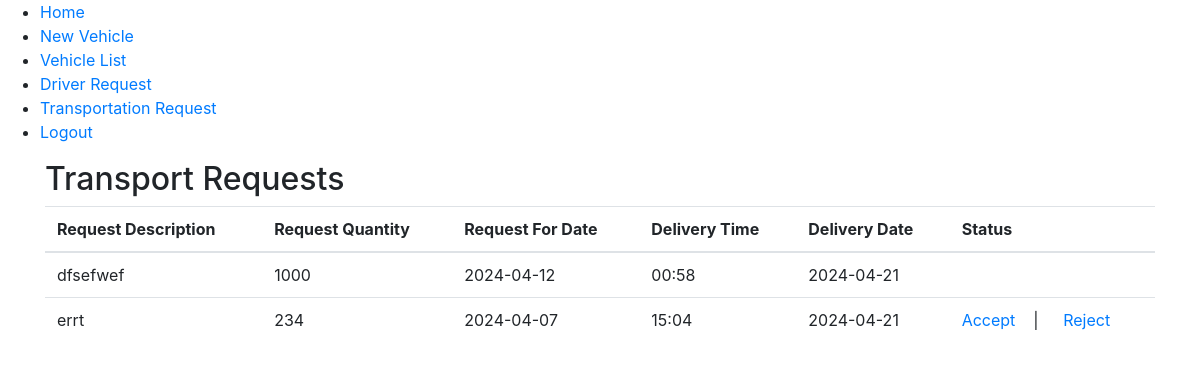
Page /Company/TransportationRequest/ (signed in) on the earlier database version.
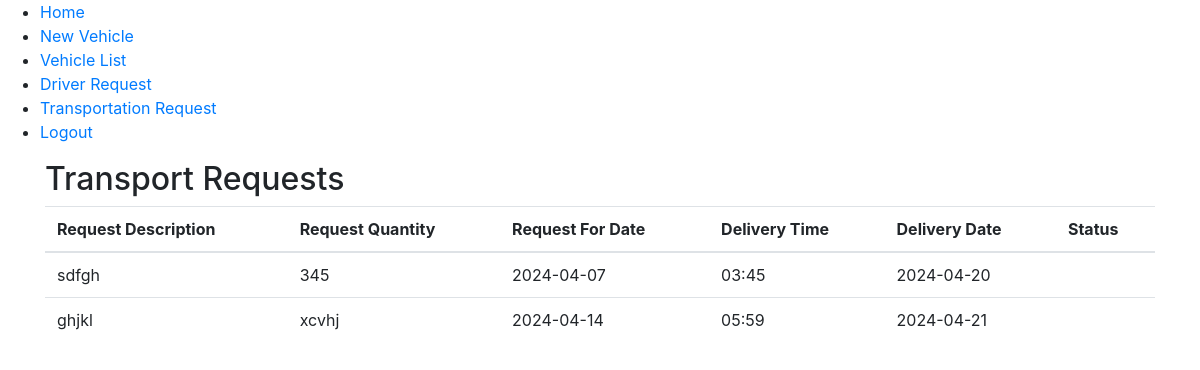
Same page on the later database version.
### User/models.py (models this page shows)
class tbl_transport_request(models.Model):
    transport_request_id = models.AutoField(primary_key=True)
    transport_request_description = models.CharField(max_length=50)
    transport_request_date = models.DateField(auto_now_add=True)
    transport_request_qty = models.CharField(max_length=50)
    transport_request_for_date = models.CharField(max_length=50)
    transport_request_status = models.PositiveIntegerField(default=0)
    user_id = models.ForeignKey(tbl_user,on_delete=models.CASCADE)
    from_location_id = models.ForeignKey(tbl_location,on_delete=models.CASCADE,related_name="from_location_id")
    to_location_id = models.ForeignKey(tbl_location,on_delete=models.CASCADE,related_name="to_location_id")
    transport_request_reply = models.CharField(max_length=50, default='0')
    company_id = models.ForeignKey(tbl_company,on_delete=models.CASCADE)
    category_id = models.ForeignKey(tbl_category,on_delete=models.CASCADE)
    delivery_time = models.CharField(max_length=50)
    delivery_date = models.CharField(max_length=50)

### Company/views.py (the view)
# urls.py: path('TransportationRequest/',views.TransportationRequest,name="TransportationRequest"),
def TransportationRequest(request):
    cid = tbl_company.objects.get(company_id=request.session['cid'])
    requestData = tbl_transport_request.objects.filter(company_id=cid)
    return render(request, "Company/ViewRequest.html", {"requestData" : requestData})

### Company/Templates/Company/ViewRequest.html (shortened to what this page needs)
{% extends 'Company/Include.html' %}
{% load static %}
{% block content %}
<!DOCTYPE html>
<html lang="en">
<head>
    <link href="https://stackpath.bootstrapcdn.com/bootstrap/4.5.2/css/bootstrap.min.css" rel="stylesheet">
</head>
<body>
    <div class="container">
        <h2>Transport Requests</h2>
        <table class="table">
            <thead>
                <tr>
                    <th>Request Description</th>
                    <th>Request Quantity</th>
                    <th>Request For Date</th>
                    <th>Delivery Time</th>
                    <th>Delivery Date</th>
                    <th>Status</th>
                </tr>
            </thead>
            <tbody>
                {% for request in requestData %}
                <tr>
                    <td>{{ request.transport_request_description }}</td>
                    <td>{{ request.transport_request_qty }}</td>
                    <td>{{ request.transport_request_for_date }}</td>
                    <td>{{ request.delivery_time }}</td>
                    <td>{{ request.delivery_date }}</td>
                    <td>
                        {% if request.transport_request_status == 0 %}
                            <a href="{% url 'company:TransportationRequestAccept' request.transport_request_id %}" class="card-link">Accept</a> &nbsp;&nbsp;&nbsp;|
                            <a href="{% url 'company:TransportationRequestReject' request.transport_request_id %}" class="card-link">Reject</a>
                        {% elif request.transport_request_status == 1 %}
                            Rejected
                        {% elif request.transport_request_status == 2 %}
                            Accepted
                        {% endif %}
                    </td>
                </tr>
                {% endfor %}
            </tbody>
        </table>
    </div>
</body>
</html>
{% endblock content %}

Differences in the rows shown:
changed tbl_transport_request: transport_request_description "dfsefwef" → "sdfgh"; transport_request_qty "1000" → "345"; transport_request_for_date "2024-04-12" → "2024-04-07"; delivery_time "00:58" → "03:45"; delivery_date "2024-04-21" → "2024-04-20"
changed tbl_transport_request: transport_request_description "errt" → "ghjkl"; transport_request_qty "234" → "xcvhj"; transport_request_for_date "2024-04-07" → "2024-04-14"; delivery_time "15:04" → "05:59"; no longer shows "Accept | Reject"
